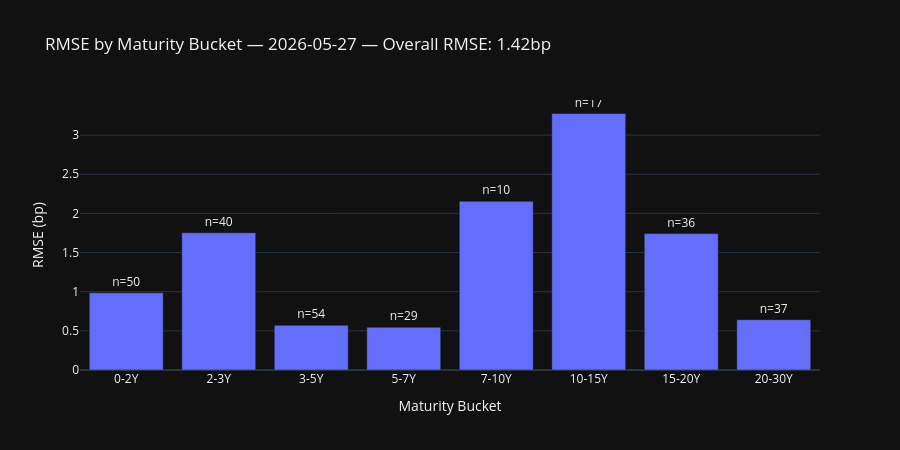

Notebook source saved alongside this figure:
### Code cell
# Maturity-bucket RMSE breakdown (JPM style)
bucket_data = []
for name, (lo, hi) in MATURITY_BUCKETS.items():
    rmse = spline.rmse_bucket(lo, hi)
    mask = (spline.fit_ttm >= lo) & (spline.fit_ttm < hi)
    n_bonds = int(mask.sum())
    bucket_data.append({"bucket": name, "rmse_bp": rmse, "n_bonds": n_bonds})

bucket_df = pd.DataFrame(bucket_data)
print(f"\nMaturity Bucket RMSE — {as_of}")
print(bucket_df.to_string(index=False))

fig_bkt = go.Figure(go.Bar(
    x=bucket_df["bucket"], y=bucket_df["rmse_bp"],
    text=bucket_df["n_bonds"].apply(lambda x: f"n={x}"),
    textposition="outside",
    marker_color="#636efa",
))
fig_bkt.update_layout(
    template="plotly_dark",
    title=f"RMSE by Maturity Bucket — {as_of} — Overall RMSE: {spline.rmse:.2f}bp",
    xaxis_title="Maturity Bucket",
    yaxis_title="RMSE (bp)",
    height=450,
)
fig_bkt.show()

### Figure 1 — Plotly figure (JSON) as saved in the notebook; plotly's stock layout.template omitted (floating-point values rounded to 4 significant figures)
{"data": [{"marker": {"color": "#636efa"}, "text": ["n=50", "n=40", "n=54", "n=29", "n=10", "n=17", "n=36", "n=37"], "textposition": "outside", "type": "bar", "x": ["0-2Y", "2-3Y", "3-5Y", "5-7Y", "7-10Y", "10-15Y", "15-20Y", "20-30Y"], "y": [0.9861, 1.752, 0.5718, 0.5458, 2.156, 3.276, 1.742, 0.6424]}], "layout": {"height": 450, "title": {"text": "RMSE by Maturity Bucket — 2026-05-27 — Overall RMSE: 1.42bp"}, "xaxis": {"title": {"text": "Maturity Bucket"}}, "yaxis": {"title": {"text": "RMSE (bp)"}}}}
